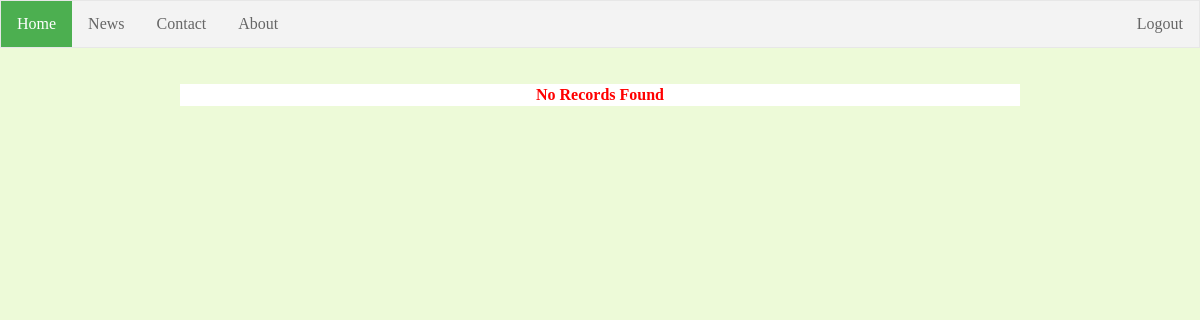
/productStock.php (signed in), run on an earlier commit of the app's database.
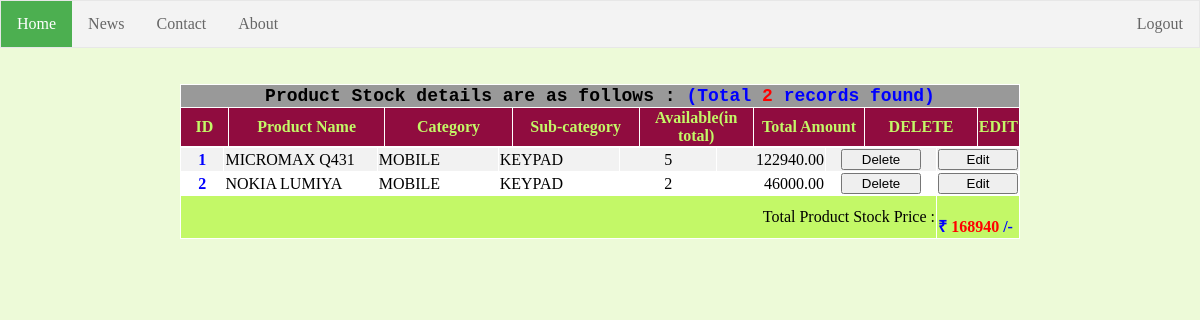
And on a later commit of the database.
### tables this page shows
CREATE TABLE `stock` (
  `name` varchar(30) NOT NULL,
  `quantity` int(10) NOT NULL,
  `categorySubCategory` varchar(100) NOT NULL
);

### productStock.php (the view, shortened to what this page needs)
<?php
if(isset($_SESSION['user']))
  {
	  require_once("dbcon/dbcon.php");
?>
<!doctype html>
<html>
<head>
</head>
<body style="margin:0px; background-color:  #edfad8 ;" >
<table width="100%" border="0" align="center" cellpadding="0" cellspacing="0">
<tr><td width="100%">
 <?php include("header.php"); ?></td></tr>
</table>
<br/><br/>
<?php
$output=mysqli_query($dbhandle,"Select distinct(name),stock.categorySubCategory From stock,serialno where stock.name=serialno.productName and serialno.soldStatus='no' ");
$no=mysqli_num_rows($output);
$totalStockPrice=0;
echo "<table border='0'  align=\"center\"width=\"70%\" cellpadding=\"1\" cellspacing=\"1\" bgcolor=\"#FFFFFF\">
";
if($no>0)
{
echo "<tr bgcolor=\"#999999\"><td align=\"center\" colspan=\"8\"><font size=\"+1\" face=\"Courier New, Courier, monospace\"><b>Product Stock details are as follows : <font color=\"#0000FF\">(Total <font color=\"#FF0000\">$no</font> records found)</font></font></b>";
echo "</td></tr>";
echo "<tr bgcolor=\"#900C3F\">
<th width=\"6%\" align=\"center\"><font color=\"#c3f867 \">ID</font></th>
<th width=\"20%\" align=\"center\"><font color=\"#c3f867\">Product Name</font></th>
<th width=\"16%\" align=\"center\"><font color=\"#c3f867\">Category</font></th>
<th width=\"16%\" align=\"center\"><font color=\"#c3f867\">Sub-category</font></th>
<th width=\"14%\" align=\"center\"><font color=\"#c3f867\">Available(in total) </font></th>
<th width=\"14%\" align=\"center\"><font color=\"#c3f867\">Total Amount </font></th>
<th width=\"14%\" align=\"center\"><font color=\"#c3f867\">DELETE</font></th>
<th width=\"14%\" align=\"center\"><font color=\"#c3f867\">EDIT</font></th>
</tr>";
echo "</table>";
echo "<div style=\"height:400px;overflow-y:auto\">";
echo "<table border='0'  align=\"center\"width=\"70%\" cellpadding=\"1\" cellspacing=\"1\" bgcolor=\"#FFFFFF\">";
$i=0;
while($op = mysqli_fetch_array($output))
  {
	  $out=mysqli_query($dbhandle,"Select sum(price)'totalPrice',count(productName)'stock',productName From serialno  where productName='". $op['name']."' and soldStatus='no'");
	  $no=mysqli_num_rows($out);
	  $fetch=mysqli_fetch_array($out);
	  $i=$i+1;
	  if($i%2==0)
	  $color="white";
	  else
	  $color="#F2F2F2";
  echo "<form enctype=\"multipart/form-data\" name=\"f".$i."\" action=\"editAndUpdateProduct.php?productName=".$fetch['productName']."\" method=\"post\">";
  echo "<tr bgcolor=\"$color\">";
  echo "<td width=\"6%\" align=\"center\" size=\"+1\"><b><font color=\"#0000FF\">$i</font></b></td>";
  echo "<td width=\"20%\" align=\"left\" size=\"+1\">" . strtoupper($op['name']) . "</td>";
$val=explode("//",strtoupper($op['categorySubCategory']));
echo "<td width=\"16%\" align=\"left\" size=\"+1\">" . $val[0] . "</td>";
echo "<td width=\"16%\" align=\"left\" size=\"+1\">" . $val[1] . "</td>";
   echo "<td width=\"14%\" align=\"center\" size=\"+1\">" . $fetch['stock'] . "</td>";
	echo "<td width=\"14%\" align=\"right\" size=\"+1\">".number_format((float)$fetch['totalPrice'], 2, '.', '')."</td>";
$totalStockPrice+=$fetch['totalPrice'];
echo "<td width=\"14%\" align=\"center\" size=\"+1\"><input type=\"submit\" name=\"delete\" value=\"Delete\" style=\"width:80px;\"></td>";
  echo "<td width=\"14%\" align=\"center\" size=\"+1\"><input type=\"submit\" name=\"save\" value=\"Edit\" style=\"width:80px;\"></td>";
 echo "</tr>";
 echo "</form>";
  }
  echo "<tr bgcolor=\"#c3f867\"><td colspan=\"7\" align=\"right\">Total Product Stock Price : </td><td colspan=\"1\" align=\"left\">&nbsp;<b><font color=\"#0000FF\"> ₹<font color=\"#FF0000\">&nbsp;$totalStockPrice&nbsp;</font>/-</font></b></td></tr>";
  }
  if($no<1)
  {
echo "<tr><td colspan=\"8\" align=\"center\" size=\"+1\"><font color=\"red\"><b>No Records Found</b></font></td></tr>";
  }
echo "</table>";
  echo "</div>";
?>
</body>
</html>
<?php
}else{
	header('location:index.php');
}
 ?>

What changed in the data, as far as the page shows it:
added stock: name "MICROMAX Q431", categorySubCategory "MOBILE", categorySubCategory "KEYPAD", stock "5", totalPrice "122940.00"
added stock: name "NOKIA LUMIYA", categorySubCategory "MOBILE", categorySubCategory "KEYPAD", stock "2", totalPrice "46000.00"
Also different on the page:
$no: (not shown) → "2"
$totalStockPrice: (not shown) → "168940"
text no longer shown: "No Records Found"
text now shown: "Product Stock details are as follows : (Total records found) ID Product Name Category Sub-category Available(in total) Total Amount DELETE EDIT Total Product Stock Price : ₹ /-"
